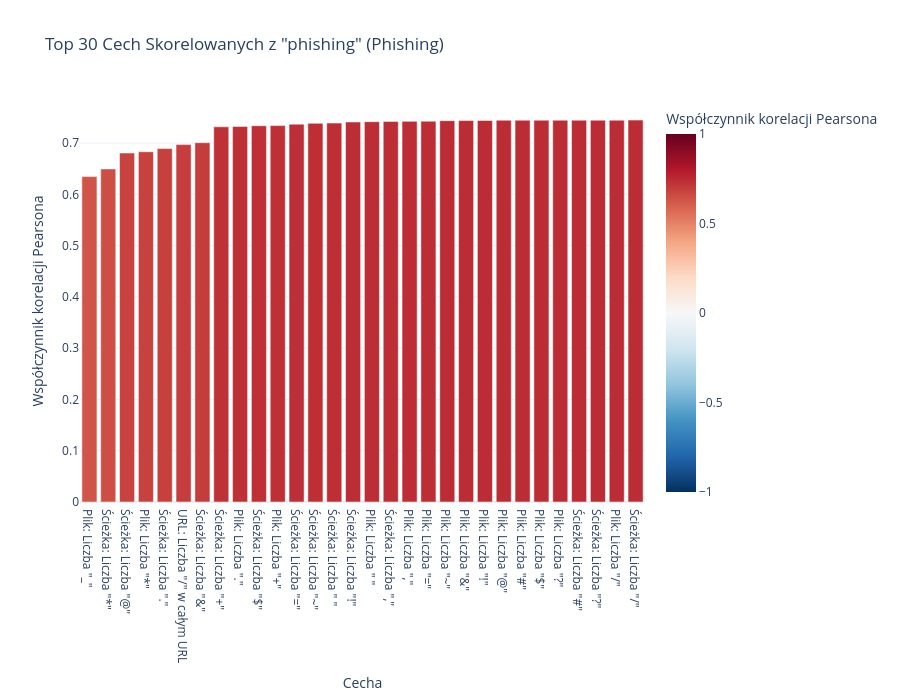

The notebook cell saved with this chart:
### Markdown cell above
## 4. Analiza Korelacji

### Code cell
def analyze_correlations(df):
    print("=" * 80)
    print("ANALIZA KORELACJI")
    print("=" * 80)

    target_col = df.columns[-1]
    feature_cols = df.select_dtypes(include=[np.number]).columns.drop(target_col)

    print(f"\n1. KORELACJE ZE ZMIENNĄ DOCELOWĄ ({target_col}):")
    target_correlations = df[feature_cols].corrwith(df[target_col]).to_frame('Korelacja')
    target_correlations['Abs_Korelacja'] = target_correlations['Korelacja'].abs()
    target_correlations = target_correlations.sort_values('Abs_Korelacja', ascending=False)

    print(f"\nTop 20 Cech Najbardziej Skorelowanych z '{target_col}':")
    top_20_corr = target_correlations.head(20).copy()
    top_20_corr.index = [get_readable_name(feat) for feat in top_20_corr.index]
    print(top_20_corr.to_string())

    top_30_data = target_correlations.head(30).sort_values('Korelacja').copy()
    top_30_data.index = [get_readable_name(feat) for feat in top_30_data.index]

    fig = px.bar(top_30_data,
                 y='Korelacja',
                 title=f'Top 30 Cech Skorelowanych z "{target_col}" (Phishing)',
                 labels={'index': 'Cecha', 'Korelacja': 'Współczynnik korelacji Pearsona'},
                 color='Korelacja',
                 color_continuous_scale='RdBu_r',
                 range_color=[-1, 1])
    fig.update_layout(height=700)
    fig.write_html(f'{html_dir}/target_correlations.html')
    fig.write_image(f'{png_dir}/target_correlations.png', scale=2)
    fig.show()

    print("\n2. ANALIZA WIELOKOLINEARNOŚCI:")
    correlation_matrix = df[feature_cols].corr()
    high_corr_pairs = correlation_matrix.unstack().sort_values(ascending=False)
    high_corr_pairs = high_corr_pairs[high_corr_pairs > 0.7]
    high_corr_pairs = high_corr_pairs[high_corr_pairs < 1.0]

    if not high_corr_pairs.empty:
        print(f"   Znaleziono {len(high_corr_pairs)} wysoko skorelowanych par cech (|r| > 0.7)")
        print("\n   Top 10 skorelowanych par:")
        top_10_pairs = high_corr_pairs.head(10).copy()
        top_10_pairs.index = [(get_readable_name(idx[0]), get_readable_name(idx[1])) for idx in top_10_pairs.index]
        print(top_10_pairs)
    else:
        print("   ✅ Nie wykryto wysokiej wielokolinearności (|r| > 0.7)")

    target_correlations.to_csv(f'{csv_dir}/target_correlations.csv')
    print(f"\n✓ Analiza korelacji zapisana do: {csv_dir}/target_correlations.csv")
    print(f"✓ Wizualizacja zapisana do: {png_dir}/target_correlations.png")

    return target_correlations, correlation_matrix

target_correlations, correlation_matrix = analyze_correlations(df_clean)

### Figure 1 — Plotly figure (JSON) as saved in the notebook; plotly's stock layout.template omitted (floating-point values rounded to 4 significant figures)
{"data": [{"hovertemplate": "Cecha=%{x}<br>Współczynnik korelacji Pearsona=%{marker.color}<extra></extra>", "legendgroup": "", "marker": {"color": [0.6345, 0.6494, 0.6804, 0.683, 0.6892, 0.6969, 0.7006, 0.7316, 0.7324, 0.7337, 0.7339, 0.7368, 0.7384, 0.7389, 0.741, 0.7416, 0.7421, 0.7423, 0.7426, 0.7436, 0.7438, 0.744, 0.7444, 0.7446, 0.7446, 0.7446, 0.7446, 0.7446, 0.7446, 0.7447], "coloraxis": "coloraxis", "pattern": {"shape": ""}}, "name": "", "orientation": "v", "showlegend": false, "textposition": "auto", "type": "bar", "x": ["Plik: Liczba \"_\"", "Ścieżka: Liczba \"*\"", "Ścieżka: Liczba \"@\"", "Plik: Liczba \"*\"", "Ścieżka: Liczba \".\"", "URL: Liczba \"/\" w całym URL", "Ścieżka: Liczba \"&\"", "Ścieżka: Liczba \"+\"", "Plik: Liczba \".\"", "Ścieżka: Liczba \"$\"", "Plik: Liczba \"+\"", "Ścieżka: Liczba \"=\"", "Ścieżka: Liczba \"~\"", "Ścieżka: Liczba \" \"", "Ścieżka: Liczba \"!\"", "Plik: Liczba \" \"", "Ścieżka: Liczba \",\"", "Plik: Liczba \",\"", "Plik: Liczba \"=\"", "Plik: Liczba \"~\"", "Plik: Liczba \"&\"", "Plik: Liczba \"!\"", "Plik: Liczba \"@\"", "Plik: Liczba \"#\"", "Plik: Liczba \"$\"", "Plik: Liczba \"?\"", "Ścieżka: Liczba \"#\"", "Ścieżka: Liczba \"?\"", "Plik: Liczba \"/\"", "Ścieżka: Liczba \"/\""], "xaxis": "x", "y": [0.6345, 0.6494, 0.6804, 0.683, 0.6892, 0.6969, 0.7006, 0.7316, 0.7324, 0.7337, 0.7339, 0.7368, 0.7384, 0.7389, 0.741, 0.7416, 0.7421, 0.7423, 0.7426, 0.7436, 0.7438, 0.744, 0.7444, 0.7446, 0.7446, 0.7446, 0.7446, 0.7446, 0.7446, 0.7447], "yaxis": "y"}], "layout": {"barmode": "relative", "coloraxis": {"cmax": 1, "cmin": -1, "colorbar": {"title": {"text": "Współczynnik korelacji Pearsona"}}, "colorscale": [[0, "rgb(5,48,97)"], [0.1, "rgb(33,102,172)"], [0.2, "rgb(67,147,195)"], [0.3, "rgb(146,197,222)"], [0.4, "rgb(209,229,240)"], [0.5, "rgb(247,247,247)"], [0.6, "rgb(253,219,199)"], [0.7, "rgb(244,165,130)"], [0.8, "rgb(214,96,77)"], [0.9, "rgb(178,24,43)"], [1, "rgb(103,0,31)"]]}, "height": 700, "legend": {"tracegroupgap": 0}, "title": {"text": "Top 30 Cech Skorelowanych z \"phishing\" (Phishing)"}, "xaxis": {"anchor": "y", "domain": [0, 1], "title": {"text": "Cecha"}}, "yaxis": {"anchor": "x", "domain": [0, 1], "title": {"text": "Współczynnik korelacji Pearsona"}}}}
